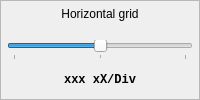
               <widget class="QFrame" name="frame_4">
                <property name="sizePolicy">
                 <sizepolicy hsizetype="Minimum" vsizetype="Preferred">
                  <horstretch>0</horstretch>
                  <verstretch>0</verstretch>
                 </sizepolicy>
                </property>
                <property name="minimumSize">
                 <size>
                  <width>0</width>
                  <height>0</height>
                 </size>
                </property>
                <property name="frameShape">
                 <enum>QFrame::StyledPanel</enum>
                </property>
                <property name="frameShadow">
                 <enum>QFrame::Sunken</enum>
                </property>
                <layout class="QVBoxLayout" name="verticalLayout_5">
                 <property name="leftMargin">
                  <number>6</number>
                 </property>
                 <property name="topMargin">
                  <number>6</number>
                 </property>
                 <property name="rightMargin">
                  <number>6</number>
                 </property>
                 <property name="bottomMargin">
                  <number>6</number>
                 </property>
                 <item>
                  <widget class="QLabel" name="hgridlabel">
                   <property name="text">
                    <string>Horizontal grid</string>
                   </property>
                   <property name="alignment">
                    <set>Qt::AlignHCenter|Qt::AlignTop</set>
                   </property>
                   <property name="wordWrap">
                    <bool>true</bool>
                   </property>
                  </widget>
                 </item>
                 <item>
                  <widget class="QSlider" name="horizontalSliderHGrid">
                   <property name="toolTip">
                    <string>Grid resolution</string>
                   </property>
                   <property name="minimum">
                    <number>-4</number>
                   </property>
                   <property name="maximum">
                    <number>-2</number>
                   </property>
                   <property name="singleStep">
                    <number>1</number>
                   </property>
                   <property name="pageStep">
                    <number>1</number>
                   </property>
                   <property name="value">
                    <number>-3</number>
                   </property>
                   <property name="orientation">
                    <enum>Qt::Horizontal</enum>
                   </property>
                   <property name="tickPosition">
                    <enum>QSlider::TicksBelow</enum>
                   </property>
                   <property name="tickInterval">
                    <number>1</number>
                   </property>
                  </widget>
                 </item>
                 <item>
                  <widget class="QLabel" name="labelHDiv">
                   <property name="sizePolicy">
                    <sizepolicy hsizetype="Minimum" vsizetype="Preferred">
                     <horstretch>0</horstretch>
                     <verstretch>0</verstretch>
                    </sizepolicy>
                   </property>
                   <property name="minimumSize">
                    <size>
                     <width>0</width>
                     <height>0</height>
                    </size>
                   </property>
                   <property name="font">
                    <font>
                     <family>Courier New</family>
                     <weight>75</weight>
                     <bold>true</bold>
                    </font>
                   </property>
                   <property name="text">
                    <string notr="true">xxx xX/Div</string>
                   </property>
                   <property name="alignment">
                    <set>Qt::AlignCenter</set>
                   </property>
                  </widget>
                 </item>
                </layout>
               </widget>
